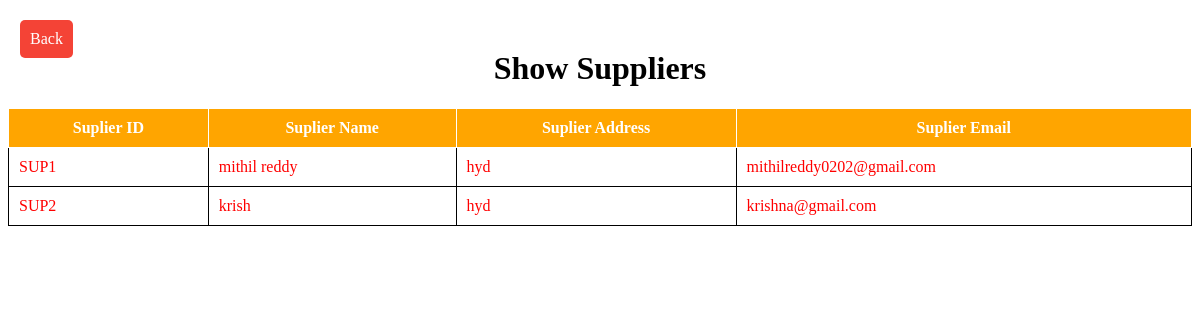
The app's page /show-suplier with its own data.
### tables this page shows
CREATE TABLE suplier(suplier_id varchar(30)  ,suplier_name varchar(30),suplier_addr varchar(50),suplier_mail varchar(50));

### app.py (the view)
@app.route("/show-suplier")
def show_supplier():
    conn = sqlite3.connect('ims.db')
    cn = conn.cursor()
    cn.execute("select * from suplier")
    data = []
    for i in cn.fetchall():
        suplier = {}
        suplier['SUPPLIER_ID'] = i[0]
        suplier['SUPPLIER_NAME'] = i[1]
        suplier['SUPPLIER_ADDR'] = i[2]
        suplier['SUPPLIER_MAIL'] = i[3]
        data.append(suplier)
    return render_template('showsuplier.html',data=data)

### templates/showsuplier.html (shortened to what this page needs)
<!DOCTYPE html>
<html>
<head>
</head>
<body>
  <h1>Show Suppliers</h1>
  <a href="/supliers" class="home-button">Back</a>
  <table id="suplier-table">
    <tr>
      <th>Suplier ID</th>
      <th>Suplier Name</th>
      <th>Suplier Address</th>
      <th>Suplier Email</th>
    </tr>
    {% for suplier in data %}
    <tr>
      <td>{{ suplier.SUPPLIER_ID }}</td>
      <td>{{ suplier.SUPPLIER_NAME }}</td>
      <td>{{ suplier.SUPPLIER_ADDR }}</td>
      <td>{{ suplier.SUPPLIER_MAIL }}</td>
    </tr>
    {% endfor %}
  </table>
</body>
</html>

### templates/showsuplier.html (style rules this page uses)
body { background-image: url("https://media.istockphoto.com/id/1304746031/photo/taking-better-control-with-technology.jpg?b=1&s=612x612&w=0&k=20&c=7k4UjyPMyD08OxdBi8Hu5JIkwwSg0M7rjEbOVpTUGV4="); background-size: cover; background-position: unset; background-repeat: no-repeat; backface-visibility: visible; }
h1 { text-align: center; margin-top: 50px; }
table { width: 100%; border-collapse: collapse; }
th { padding: 10px; border: 1px solid #fff; color: #fff; }
td { padding: 10px; border: 1px solid #000000; color: #ff0000; background-color: #ffffff; }
th { background-color: #FFA500; }
.home-button { position: fixed; top: 20px; left: 20px; background-color: #f44336; color: white; padding: 10px; border-radius: 5px; text-decoration: none; cursor: pointer; }

### records on screen
suplier: SUPPLIER_ID "SUP1", SUPPLIER_NAME "mithil reddy", SUPPLIER_ADDR "hyd", SUPPLIER_MAIL "mithilreddy0202@gmail.com"
suplier: SUPPLIER_ID "SUP2", SUPPLIER_NAME "krish", SUPPLIER_ADDR "hyd", SUPPLIER_MAIL "krishna@gmail.com"
